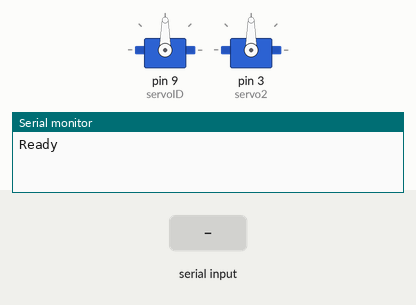
Recording of a sketch running on a simulated Arduino Uno, built with avr-gcc and run on an emulated ATmega328P. Shown: 2 × servo, the last lines printed to the serial monitor. Inputs (shaded band) come from the test bench.

Above: at 1.2 s.
1.3 s: "t" received over Serial
At 2.9 s:
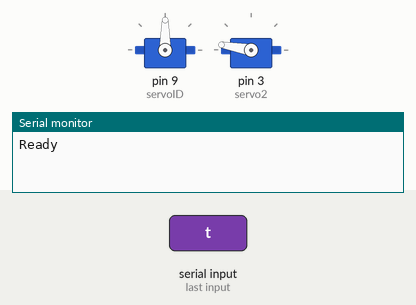
3.8 s: "a90\n" received over Serial
At 5.0 s:
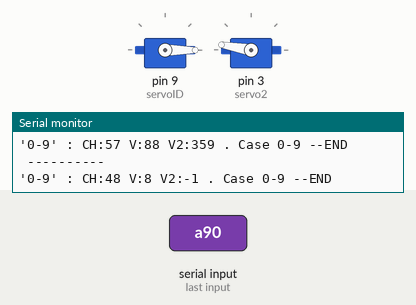
5.3 s: byte 120 ('x') received over Serial
At 6.3 s:
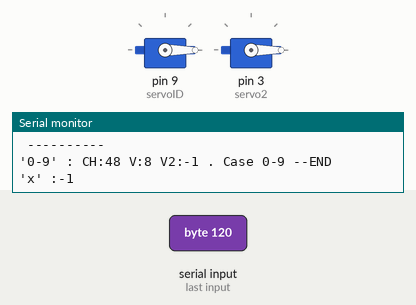
6.8 s: "t" received over Serial
At 7.7 s:
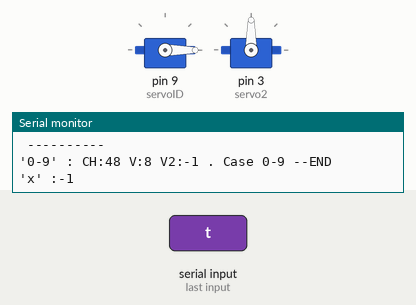
9.3 s: "w90\n" received over Serial
At 10.6 s:
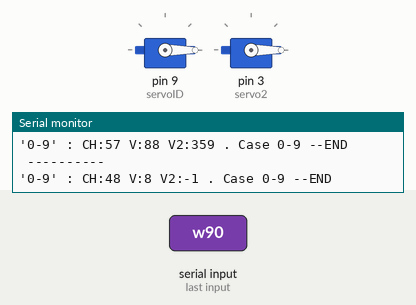
Timing chart, 0 to 11.8 s (numbered marks = the images above; inputs shaded):
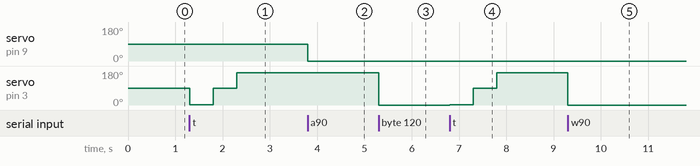

Measured:
- after the input at 1.3 s, servo on pin 3 (servo2): 90° → 1° at once, → 90° 0.50 s later, → 170° 0.50 s later
- after the input at 3.8 s, servo on pin 9 (servoID): 90° → 0° at once
- after the input at 5.3 s, servo on pin 3 (servo2): 170° → 0° at once
- after the input at 6.8 s, servo on pin 3 (servo2): 0° → 1° at once, → 90° 0.50 s later, → 170° 0.50 s later
- after the input at 9.3 s, servo on pin 3 (servo2): 170° → 0° at once

The sketch:

timelapse.ino
```cpp
#include <Servo.h>

Servo servo1; Servo servo2;


void setup() {

  pinMode(1,OUTPUT);
  servo1.attach(9); //analog pin 0
  //servo1.setMaximumPulse(2000);
  //servo1.setMinimumPulse(700);


  servo2.attach(3); //analog pin 1
  Serial.begin(19200);
  Serial.println("Ready");

}

void loop() {

  //servo write 89 -0 toinen suunta, 90-179 toinen suunta
  static int v = 0;
  static int v2 = 0;
  static int servoID=9;
  static int servoID2=3;
  static int sign=1;
  static int rotatetime=0;
  static unsigned long time;
  time= millis();


  static unsigned long detachS1;

  //detachS1=0;

  if(detachS1!=0 && time>detachS1){

      Serial.println("Detaching Servo1");
      servo1.detach();
      detachS1=0;

  }


  //      static char numstr[21];
  //      static String minus;
  //      static String result;

  if ( Serial.available()) {
    char ch = Serial.read();

//switch logic: direction (-, optional), time (optional: s,m,l), speed: 0..9 (optional), servo: a-x)

    switch(ch) {

      //direction to rotate
      case '-':
        sign=-1*sign;
        Serial.println(sign, DEC);

        break;

      //small time to rotate
      case 's':
      //115
      //Serial.println(ch, DEC);
      rotatetime=500;
      detachS1=time+500;
      break;

      //medium time to rotate
      case 'm':
      //109
      //Serial.println(ch, DEC);
      rotatetime=5000;
      detachS1=time+5000;

      break;

      //large time to rotate
      case 'l':
      //108
      //Serial.println(ch, DEC);
      detachS1=time+20000;
      rotatetime=20000;
      break;


        //servo speed for continuous. 0 is fastest and 9 slowest
      case '0'...'9':
        //char merkit on koodilta 48-57
        //v = v * 100 + ch - '0';
        //v=ch-40;
        if(ch==48){
          v=1;
        }
        else{
        v=ch-48;
        }
        v=v*10-2;

        v2=ch-48;
        v2=v2*40-1;


        v2=v2*sign;
        if(sign==-1){
        sign=-1*sign;
        v=187 - v;
        }
        Serial.println("");
        Serial.println (" ---------- ");

        Serial.print("'0-9' :");
        Serial.print(" CH:");
        Serial.print(ch, DEC);
        Serial.print(" V:");
        Serial.print(v, DEC);
        Serial.print( " V2:");
        Serial.print(v2, DEC);
        Serial.println(" . Case 0-9 --END");
        //v=v+ch -'0';
        break;

      // servo a (there are servos a,b,c,d,e,f,g)
      case 'a':
        Serial.print("'A' :");
        Serial.print(" V:");
        Serial.println(v, DEC);
        servo1.attach(servoID);

        /*if(rotatetime!=0){
          Serial.println("rotatetime ei nolla");
        servo1.writeMicroseconds(rotatetime);
        delay(500);
        servo1.detach();
        rotatetime=0;
        }
        else{
        */
        servo1.write(v);

/* toimii
        delay(rotatetime);
        if(rotatetime!=0){
        servo1.detach();
        rotatetime=0;
        }
*/
        // if no speed then detach
        if(v==0){
        servo1.detach();
        }
        v = 0;
        //servo1.detach();
        break;


      case 'w':
        servo2.write(v);
        delay(15);
        v = 0;
        break;

      //detach all servos
      case 'd':
        servo1.detach();
        break;
      //attach all servos
      case 'y':
        servo1.detach();
        servo1.attach(servoID);
        break;
      case 't':
        servo2.write(1);
        delay(500);
        servo2.write(90);
        delay(500);
        servo2.write(170);
        delay(500);
        v = 0;
        break;
      case 'x':
        Serial.print("'x' :");
        Serial.println(v2, DEC);
        servo2.write(v2);
        delay(500);
        v = 0;
        v2 =0;
        break;
    }


  }


  //Servo::refresh();

}
```
